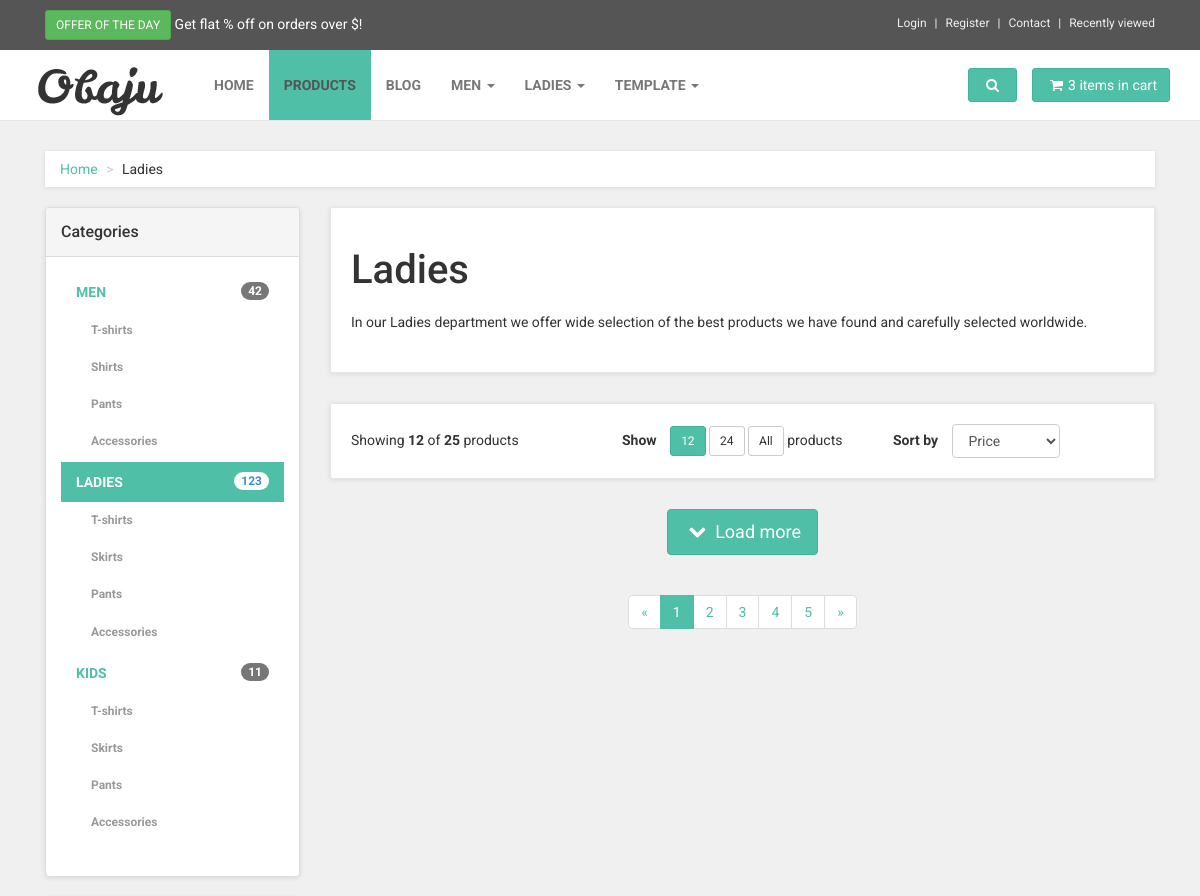
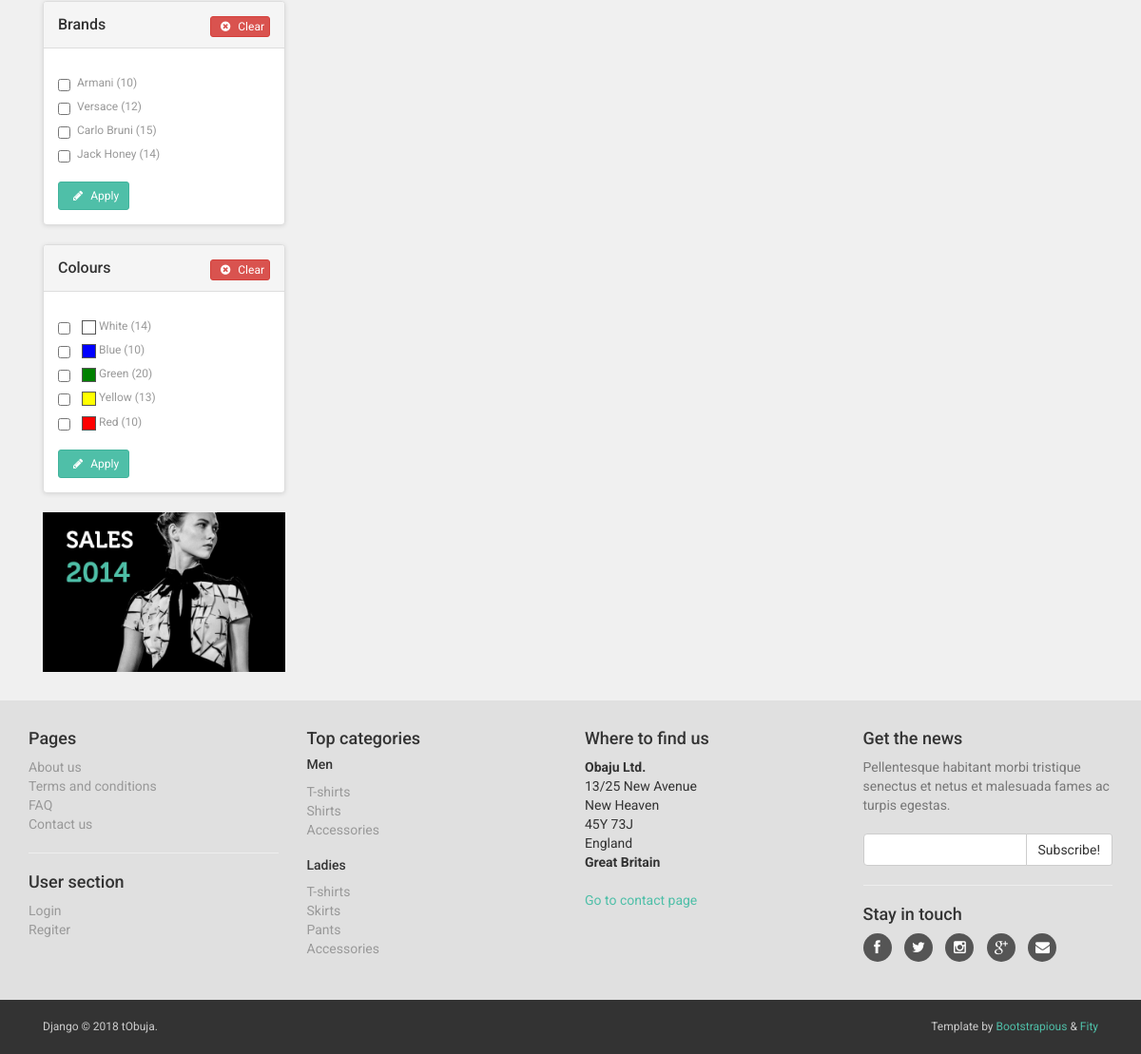
Before: /products/ with the older database file (2 pictures, top to bottom).
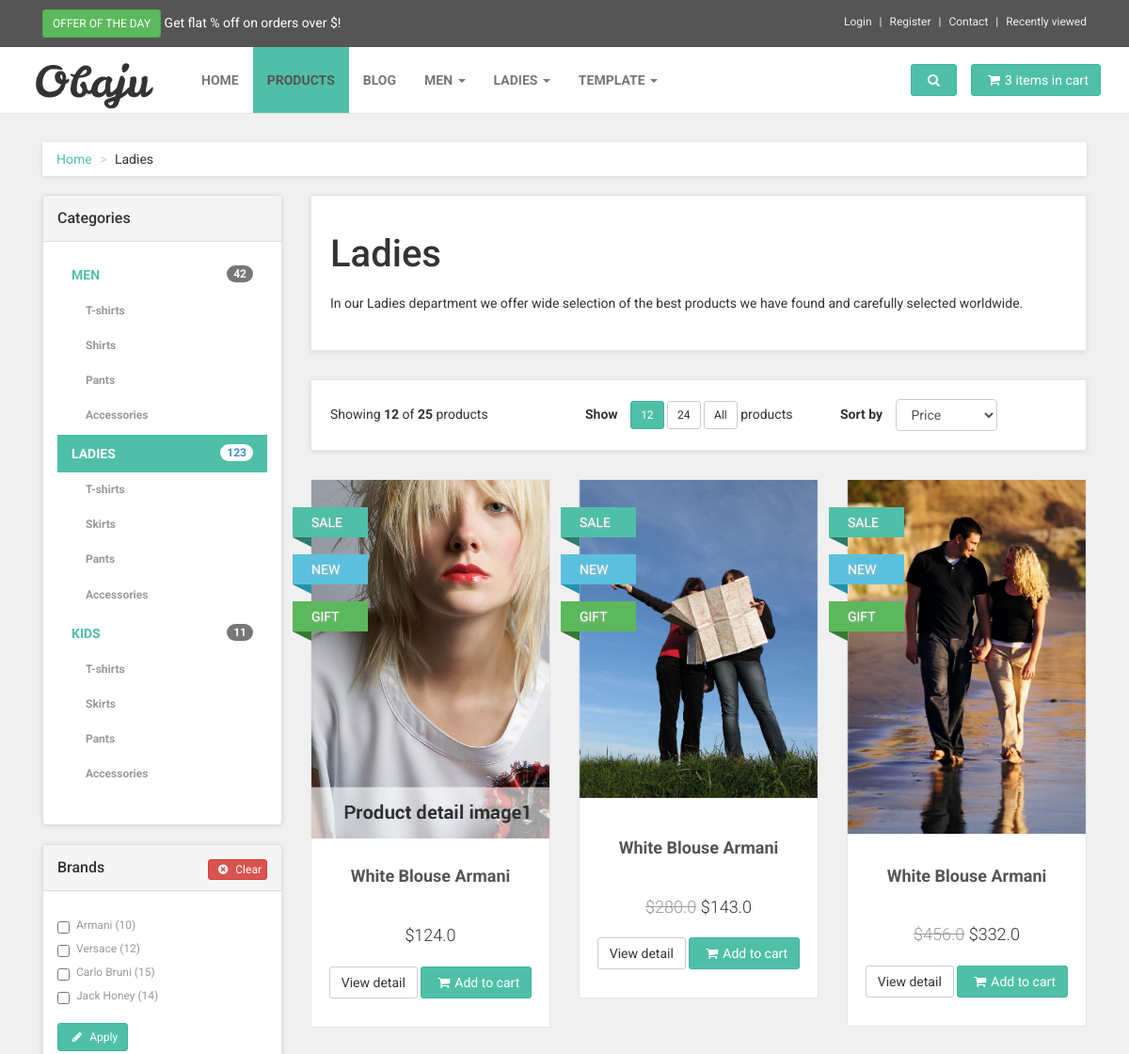
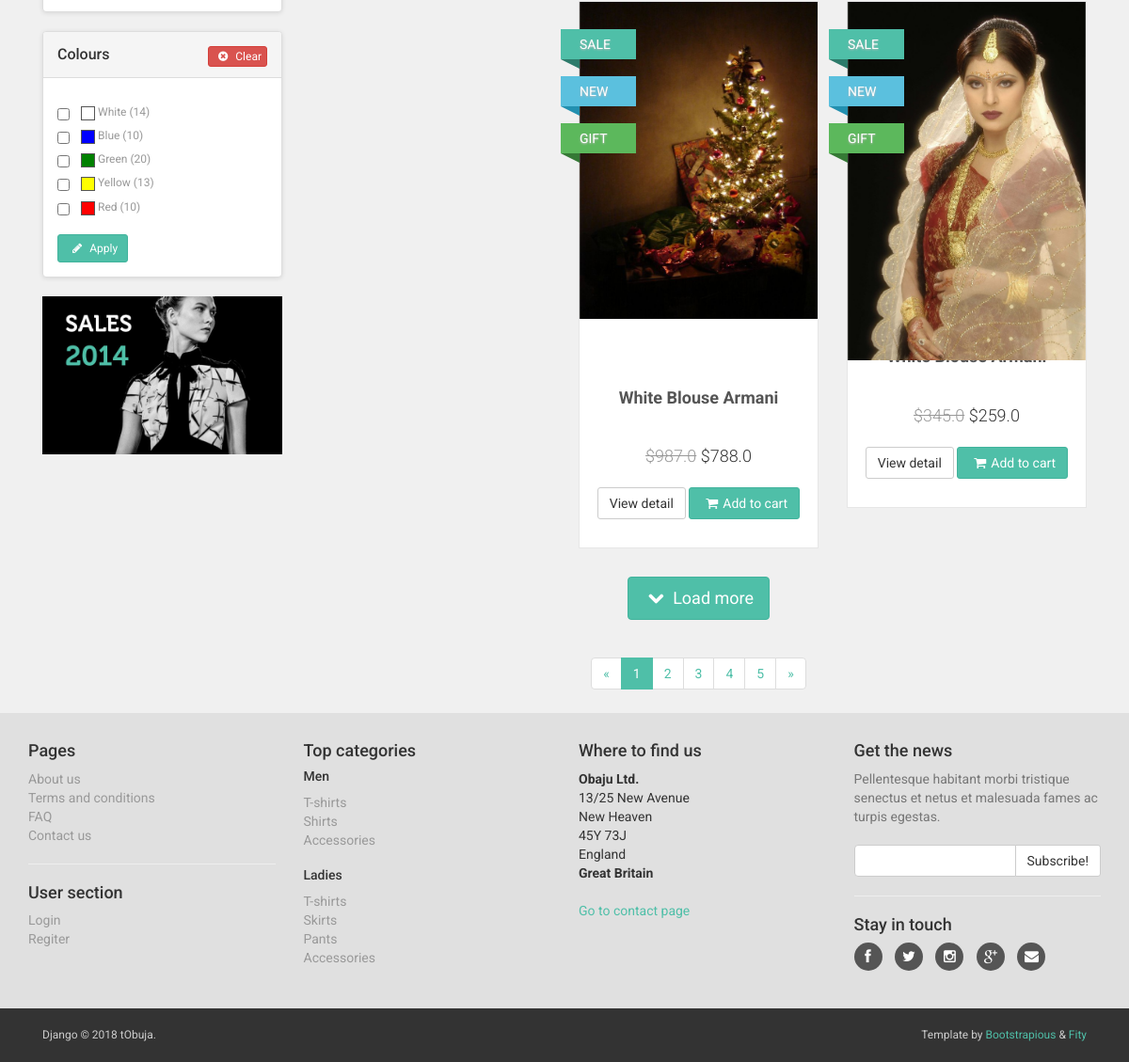
After: the same page with the newer database file (2 pictures, top to bottom).
### products/models.py (models this page shows, shortened)
class Product(models.Model):
    TAGS = (
        ('sale', 'Sale'),
        ('new', 'New'),
        ('gift', 'Gift'),
        ('stock', 'Stock'),
    )
    STATUS = (
        ('draft', 'Draft'),
        ('published', 'Published'),
    )
    title = models.CharField(max_length=250)
    sub_title = models.TextField(null=True, blank=True)
    price = models.FloatField(blank=True, null=True)
    new_price = models.FloatField(blank=True, null=True)
    first_image = models.ImageField(upload_to='product/item/%Y/%m/%d/', null=True, blank=True)
    second_image = models.ImageField(upload_to='product/item/%Y/%m/%d/', null=True, blank=True)
    third_image = models.ImageField(upload_to='product/item/%Y/%m/%d/', null=True, blank=True)
    status = models.CharField(max_length=20, choices=STATUS, default='draft')
    tags = MultiSelectField(choices=TAGS, null=True, blank=True)
    description = models.TextField(null=True, blank=True)
    material = models.CharField(max_length=250, null=True, blank=True)
    size = models.CharField(max_length=250, null=True, blank=True)
    category = models.ForeignKey(ProductCategory, on_delete=models.CASCADE, null=True, blank=True)
    colours = models.ForeignKey(Colours, on_delete=models.CASCADE, null=True, blank=True)
    brand = models.ForeignKey(Brand, on_delete=models.CASCADE, null=True, blank=True)
    stock = models.IntegerField(null=True, blank=True)
    sold = models.IntegerField(null=True, blank=True)
    create = models.DateTimeField(auto_now_add=True)
    update = models.DateTimeField(auto_now=True)

### products/views.py (the view)
# urls.py: url('', views.products_list, name='products_list'),
def products_list(request):
    products = Product.objects.filter(status='published')
    template = 'products/products_list.html'
    context = {
        'products': products,
    }
    return render(request, template, context)

### templates/products/products_list.html (shortened to what this page needs)
{% extends 'base.html' %}
{% load static %}
{% block content %}
    <div id="all">
        <div id="content">
            <div class="container">
                <div class="col-md-12">
                    <ul class="breadcrumb">
                        <li><a href="#">Home</a>
                        </li>
                        <li>Ladies</li>
                    </ul>
                </div>
                <div class="col-md-3">
                    {% include 'partials/_sidebar.html' %}
                    <div class="banner">
                        <a href="#">
                            <img src="{% static 'img/banner.jpg' %}" alt="sales 2014" class="img-responsive">
                        </a>
                    </div>
                </div>
                <div class="col-md-9">
                    <div class="box">
                        <h1>Ladies</h1>
                        <p>In our Ladies department we offer wide selection of the best products we have found and
                            carefully selected worldwide.</p>
                    </div>
                    <div class="box info-bar">
                        <div class="row">
                            <div class="col-sm-12 col-md-4 products-showing">
                                Showing <strong>12</strong> of <strong>25</strong> products
                            </div>
                            <div class="col-sm-12 col-md-8  products-number-sort">
                                <div class="row">
                                    <form class="form-inline">
                                        {% include 'products/inc/show.html' %}
                                        <div class="col-md-6 col-sm-6">
                                            {% include 'products/inc/sort_by.html' %}
                                        </div>
                                    </form>
                                </div>
                            </div>
                        </div>
                    </div>
                    <div class="row products">
                        {% for product in products %}
                            {% include 'products/inc/item.html' %}
                        {% endfor %}
                    </div>
                    <div class="pages">
                        <p class="loadMore">
                            <a href="#" class="btn btn-primary btn-lg"><i class="fa fa-chevron-down"></i> Load more</a>
                        </p>
                        <ul class="pagination">
                            <li><a href="#">«</a>
                            </li>
                            <li class="active"><a href="#">1</a>
                            </li>
                            <li><a href="#">2</a>
                            </li>
                            <li><a href="#">3</a>
                            </li>
                            <li><a href="#">4</a>
                            </li>
                            <li><a href="#">5</a>
                            </li>
                            <li><a href="#">»</a>
                            </li>
                        </ul>
                    </div>
                </div>
            </div>
        </div>
    </div>
{% endblock %}

### templates/products/inc/item.html (shortened to what this page needs)
{% load static %}
<div class="col-md-4 col-sm-6">
    <div class="product">
        <div class="flip-container">
            <div class="flipper">
                <div class="front">
                    <a href="detail.html">
                        <img src="{{ product.first_image.url }}" alt="{{ product.title }}" class="img-responsive">
                    </a>
                </div>
                <div class="back">
                    <a href="detail.html">
                    </a>
                </div>
            </div>
        </div>
        <div class="text">
            <h3><a href="detail.html">White Blouse Armani</a></h3>
            <p class="price">
                {% if product.price %}
                    <del>${{ product.price }}</del>
                {% endif %}
                ${{ product.new_price }}
            </p>
            <p class="buttons">
                <a href="detail.html" class="btn btn-default">View detail</a>
                <a href="basket.html" class="btn btn-primary"><i
                        class="fa fa-shopping-cart"></i>Add to cart</a>
            </p>
        </div>
        <div class="ribbon sale">
            <div class="theribbon">SALE</div>
        </div>
        <div class="ribbon new">
            <div class="theribbon">NEW</div>
        </div>
        <div class="ribbon gift">
            <div class="theribbon">GIFT</div>
        </div>
    </div>
</div>

Changed rows visible on the page:
added Product: first_image (picture), new_price "124.0"
added Product: first_image (picture), price "280.0", new_price "143.0"
added Product: first_image (picture), price "456.0", new_price "332.0"
added Product: first_image (picture), price "987.0", new_price "788.0"
added Product: first_image (picture), price "345.0", new_price "259.0"
